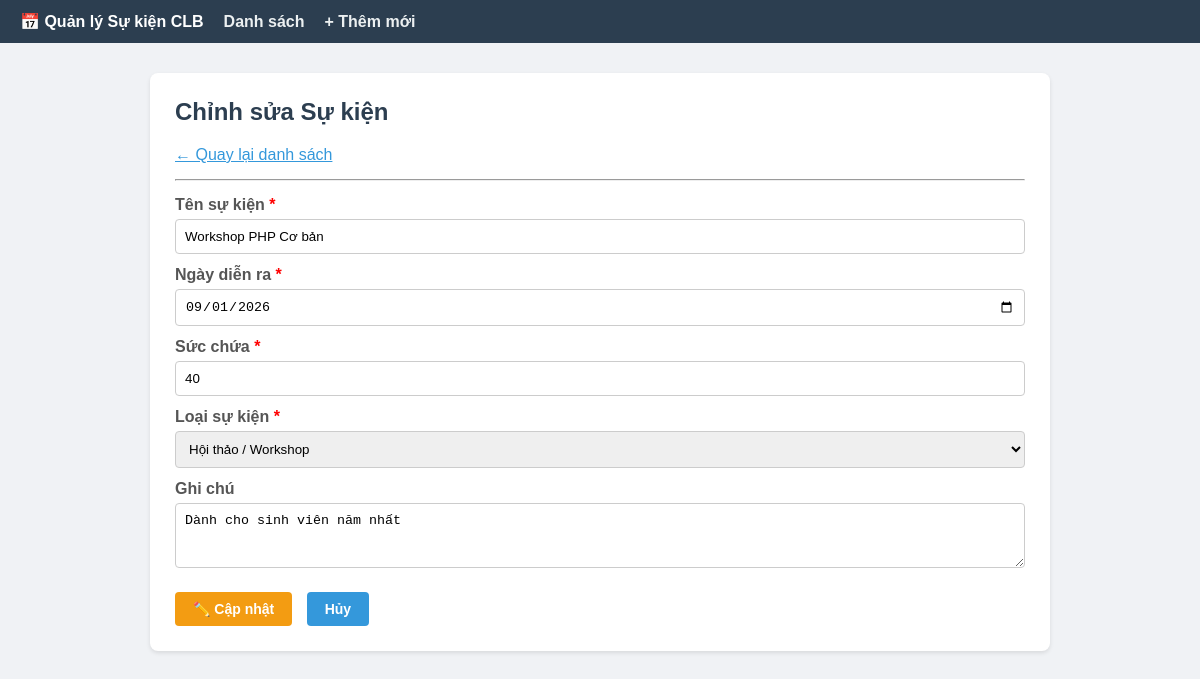
/Buoi2/index.php?action=edit&id=1, run on the app's committed database.
### tables this page shows
CREATE TABLE IF NOT EXISTS su_kien (
    id INT AUTO_INCREMENT PRIMARY KEY,
    ten VARCHAR(200) NOT NULL,
    ngay_dien_ra DATE NOT NULL,
    suc_chua INT NOT NULL DEFAULT 1,
    quy_mo VARCHAR(20) NOT NULL,
    loai_id INT NOT NULL,
    ghi_chu TEXT NULL,
    created_at TIMESTAMP DEFAULT CURRENT_TIMESTAMP,
    CONSTRAINT fk_loai FOREIGN KEY (loai_id) REFERENCES danh_muc(id)
);

CREATE TABLE IF NOT EXISTS danh_muc (
    id INT AUTO_INCREMENT PRIMARY KEY,
    ten_loai VARCHAR(100) NOT NULL,
    created_at TIMESTAMP DEFAULT CURRENT_TIMESTAMP
);

### Buoi2/controllers/SuKienController.php (called while the page is built, shortened)
<?php
require_once __DIR__ . '/../models/SuKien.php';
require_once __DIR__ . '/../repositories/SuKienRepository.php';
require_once __DIR__ . '/../repositories/DanhMucRepository.php';
class SuKienController {
    private SuKienRepository  $repo;
    private DanhMucRepository $danhMucRepo;
    public function __construct() {
        $this->repo        = new SuKienRepository();
        $this->danhMucRepo = new DanhMucRepository();
    }
    public function edit(): void {
        $id      = (int)($_GET['id'] ?? 0);
        $su_kien = $this->repo->findById($id);
        $danh_muc = $this->danhMucRepo->getAll();
        require __DIR__ . '/../views/edit.php';
    }
}

### Buoi2/config/Database.php (called while the page is built)
<?php
class Database {
    private $host = 'sql204.infinityfree.com';
    private $user = 'if0_42620001';
    private $pass = 'Doanhngu123';
    private $name = 'if0_42620001_buoi2';
    private $port = '3306';
    private $pdo;
    private static $instance = null;
    private function __construct() {
        try {
            $dsn = "mysql:host={$this->host};port={$this->port};dbname={$this->name};charset=utf8mb4";
            $this->pdo = new PDO($dsn, $this->user, $this->pass, [
                PDO::ATTR_ERRMODE => PDO::ERRMODE_EXCEPTION,
                PDO::ATTR_DEFAULT_FETCH_MODE => PDO::FETCH_ASSOC
            ]);
        } catch (PDOException $e) {
            die("Lỗi kết nối CSDL: " . $e->getMessage());
        }
    }
    public static function getInstance() {
        if (self::$instance === null) {
            self::$instance = new Database();
        }
        return self::$instance;
    }
    public function getConn() {
        return $this->pdo;
    }
}

### Buoi2/repositories/SuKienRepository.php (called while the page is built, shortened)
<?php
require_once __DIR__ . '/../config/Database.php';
require_once __DIR__ . '/../models/SuKien.php';
class SuKienRepository {
    private PDO $db;
    public function __construct() {
        $this->db = Database::getInstance()->getConn();
    }
    public function findById(int $id): ?SuKien {
        $stmt = $this->db->prepare(
            "SELECT * FROM su_kien WHERE id = ?"
        );
        $stmt->execute([$id]);
        $row = $stmt->fetch(PDO::FETCH_ASSOC);
        return $row ? new SuKien($row) : null;
    }
}

### Buoi2/models/SuKien.php (called while the page is built, shortened)
<?php
class SuKien {
    public function __construct(array $data = []) {
        $this->ten        = $data['ten']                 ?? '';
        $this->ngayDienRa = $data['ngay_dien_ra']        ?? '';
        $this->sucChua    = (int)($data['suc_chua']      ?? 0);
        $this->loaiId     = (int)($data['loai_id']       ?? 0);
        $this->ghiChu     = $data['ghi_chu']             ?? '';
    }
}

### Buoi2/repositories/DanhMucRepository.php (called while the page is built)
<?php
require_once __DIR__ . '/../config/Database.php';
require_once __DIR__ . '/../models/DanhMuc.php';
class DanhMucRepository {
    private PDO $db;
    public function __construct() {
        $this->db = Database::getInstance()->getConn();
    }
    public function getAll(): array {
        $rows = $this->db->query("SELECT * FROM danh_muc ORDER BY ten_loai")
                         ->fetchAll(PDO::FETCH_ASSOC);
        return array_map(fn($row) => new DanhMuc($row), $rows);
    }
}

### Buoi2/models/DanhMuc.php (called while the page is built, shortened)
<?php
class DanhMuc {
    public function __construct(array $data = []) {
        $this->id      = (int)($data['id']       ?? 0);
        $this->tenLoai = $data['ten_loai']        ?? '';
    }
}

### Buoi2/views/edit.php (the view, shortened to what this page needs)
<?php $title = 'Sửa Sự kiện'; require __DIR__ . '/layout_header.php'; ?>
<h2>Chỉnh sửa Sự kiện</h2>
<a href="index.php" style="color:#3498db;">&larr; Quay lại danh sách</a>
<hr style="margin: 15px 0;">
<form method="POST" action="index.php?action=update">
    <label>Tên sự kiện <span style="color:red">*</span></label>
    <input type="text" name="ten" value="<?php echo htmlspecialchars($su_kien->ten); ?>" required>
    <label>Ngày diễn ra <span style="color:red">*</span></label>
    <input type="date" name="ngay_dien_ra" value="<?php echo $su_kien->ngayDienRa; ?>" required>
    <label>Sức chứa <span style="color:red">*</span></label>
    <input type="number" name="suc_chua" value="<?php echo $su_kien->sucChua; ?>" min="1" required>
    <label>Loại sự kiện <span style="color:red">*</span></label>
    <select name="loai_id" required>
        <?php foreach ($danh_muc as $dm): ?>
            <option value="<?php echo $dm->id; ?>"
                <?php echo $dm->id === $su_kien->loaiId ? 'selected' : ''; ?>>
                <?php echo htmlspecialchars($dm->tenLoai); ?>
            </option>
        <?php endforeach; ?>
    </select>
    <label>Ghi chú</label>
    <textarea name="ghi_chu" rows="3"><?php echo htmlspecialchars($su_kien->ghiChu); ?></textarea>
    <div style="margin-top:20px;">
        <button type="submit" class="btn btn-warning">✏️ Cập nhật</button>
        <a href="index.php" class="btn btn-primary" style="margin-left:10px;">Hủy</a>
    </div>
</form>
<?php require __DIR__ . '/layout_footer.php'; ?>

### Buoi2/views/layout_header.php (style rules this page uses)
body { font-family: Arial, sans-serif; background: #f0f2f5; margin: 0; }
h2 { margin-top: 0; color: #2c3e50; }
label { display: block; margin: 12px 0 5px; font-weight: bold; color: #555; }
input, select, textarea { width: 100%; padding: 9px; border: 1px solid #ccc; border-radius: 4px; box-sizing: border-box; }
.btn { display: inline-block; padding: 9px 18px; border-radius: 4px; border: none; cursor: pointer; text-decoration: none; font-size: 14px; font-weight: bold; }
.btn-primary { background: #3498db; color: white; }
.btn-warning { background: #f39c12; color: white; }

### data on the page
su_kien: ten "Workshop PHP Cơ bản", ngay_dien_ra "09/01/2026", suc_chua "40", loai_id "Hội thảo / Workshop", ghi_chu "Dành cho sinh viên năm nhất"
